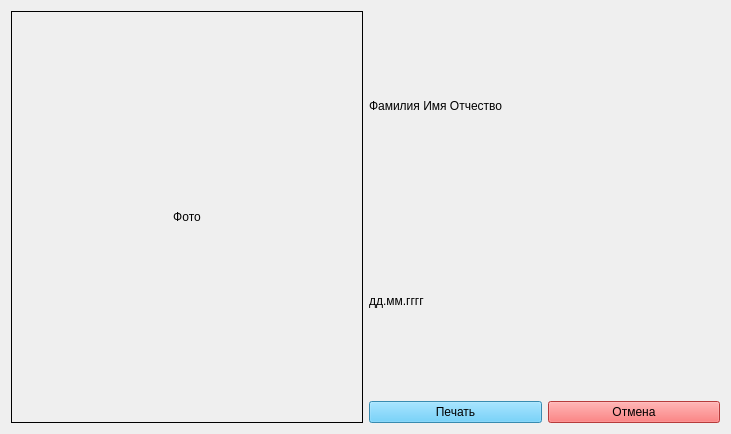
<?xml version="1.0" encoding="UTF-8"?>
<ui version="4.0">
 <class>CardForm</class>
 <widget class="QWidget" name="CardForm">
  <property name="geometry">
   <rect>
    <x>0</x>
    <y>0</y>
    <width>731</width>
    <height>434</height>
   </rect>
  </property>
  <property name="windowTitle">
   <string>Карточка</string>
  </property>
  <layout class="QHBoxLayout" name="mainLayout">
   <item>
    <widget class="QLabel" name="imageLabel">
     <property name="minimumSize">
      <size>
       <width>120</width>
       <height>120</height>
      </size>
     </property>
     <property name="frameShape">
      <enum>QFrame::Shape::Box</enum>
     </property>
     <property name="text">
      <string>Фото</string>
     </property>
     <property name="alignment">
      <set>Qt::AlignmentFlag::AlignCenter</set>
     </property>
    </widget>
   </item>
   <item>
    <layout class="QVBoxLayout" name="infoLayout">
     <item>
      <widget class="QLabel" name="nameLabel">
       <property name="text">
        <string>Фамилия Имя Отчество</string>
       </property>
      </widget>
     </item>
     <item>
      <widget class="QLabel" name="dateLabel">
       <property name="text">
        <string>дд.мм.гггг</string>
       </property>
      </widget>
     </item>
     <item>
      <layout class="QHBoxLayout" name="buttonLayout">
       <item>
        <widget class="QPushButton" name="printButton">
         <property name="styleSheet">
          <string notr="true">
background-color: #4fc3f7;
          </string>
         </property>
         <property name="text">
          <string>Печать</string>
         </property>
        </widget>
       </item>
       <item>
        <widget class="QPushButton" name="cancelButton">
         <property name="styleSheet">
          <string notr="true">
background-color: #ff5252;
          </string>
         </property>
         <property name="text">
          <string>Отмена</string>
         </property>
        </widget>
       </item>
      </layout>
     </item>
    </layout>
   </item>
  </layout>
 </widget>
 <resources/>
 <connections/>
</ui>
